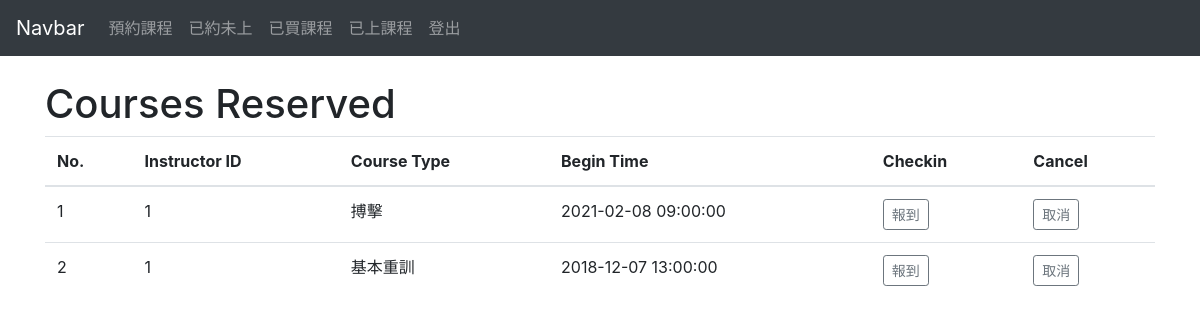
The app's page /Member/coursesReserved.php, older data.
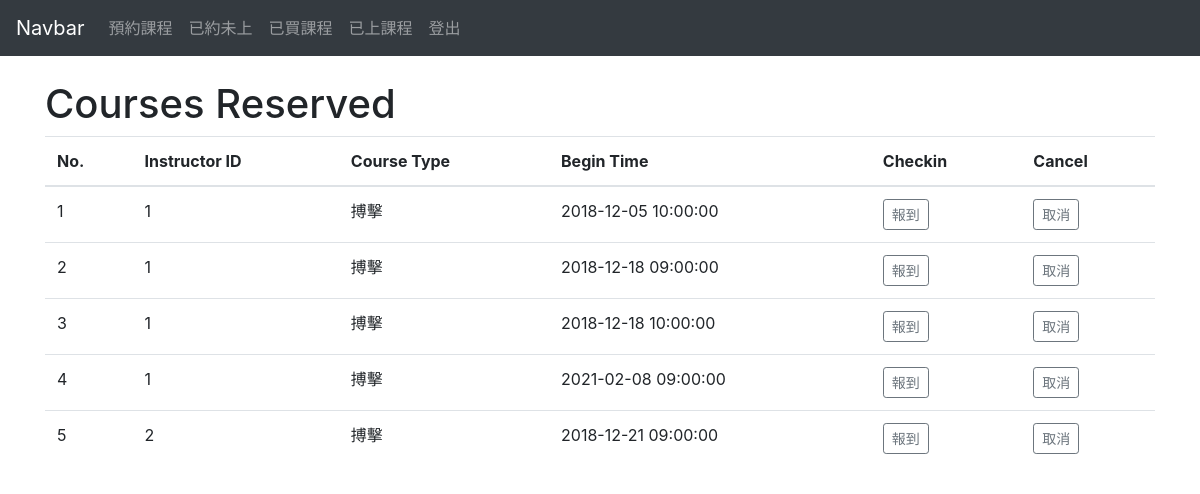
The same page, newer data.
### tables this page shows
CREATE TABLE `appoint` (
  `Course_ID` int(6) NOT NULL,
  `I_ID` int(6) NOT NULL,
  `Begin_Time` datetime NOT NULL,
  `Status` char(15) NOT NULL DEFAULT 'Appoint'
);

CREATE TABLE `course` (
  `Course_ID` int(6) NOT NULL,
  `M_ID` int(6) NOT NULL,
  `Price` int(6) NOT NULL,
  `Course_Type` varchar(40) DEFAULT NULL,
  `Number_of_Period` int(3) NOT NULL,
  `Remaining_Number` int(3) NOT NULL,
  `Open_Time` datetime NOT NULL DEFAULT CURRENT_TIMESTAMP
);

### Member/coursesReserved.php (the view, shortened to what this page needs)
<?php	require_once('database.php'); ?>
<!DOCTYPE html>
<html lang="en">
<head>
  <link rel="stylesheet" href="https://stackpath.bootstrapcdn.com/bootstrap/4.1.3/css/bootstrap.min.css">
</head>
<body>
<?php echo file_get_contents('../navbar_M.html'); ?>
<div class="container">
	<br>
	<h1>Courses Reserved</h1>
</div>
<div class="container">
<table  class="table table-hover" cellpadding="2" cellspacing="2">
	  <thead>
		<tr>
		<th>No.</th>
		<th>Instructor ID</th>
		<th>Course Type</th>
		<th>Begin Time</th>
		<th>Checkin</th>
		<th>Cancel</th>
		</tr>
	  </thead>
  	  <tbody>
  	  	<form id="myform" action="updateDB.php" method="POST">
		<?php
		$sessionID=1;
		$result = mysqli_query($mysqli, "
		SELECT `I_ID`, `Course_Type`, `Begin_Time`, `appoint`.`Course_ID`
		FROM `appoint`,  `course`
		WHERE `M_ID`= '$sessionID' AND `status`='Appoint' AND `appoint`.`Course_ID`=`course`.`Course_ID`
		");
		$i=0;
		while($query_data = mysqli_fetch_row($result)) {
		  echo "<tr><td>",$i+1,"</td>";
		  echo "<td>",$query_data[0], "</td>",
			   "<td>",$query_data[1], "</td>",
			   "<td>",$query_data[2], "</td>";
		  echo "<td> <input onClick='updateIndexValueInHiddenInput(",$i,")' type='submit' class='btn btn-outline-secondary btn-sm' name='rollinbtn' value='報到'> </td>";
		  echo "<td> <input onClick='updateIndexValueInHiddenInput(",$i,")' type='submit' class='btn btn-outline-secondary btn-sm' name='cancelbtn' value='取消'></td>";
		  echo "</tr>";
		  $i++;
		}
		?>
		</form>
	  </tbody>
</table>
</div>
</body>
</html>

Row changes from the older to the newer data that the page shows:
no longer on this page (row edited): appoint: I_ID "1", Course_ID.Course_Type "基本重訓", Begin_Time "2018-12-07 13:00:00"
added appoint: I_ID "1", Course_ID.Course_Type "搏擊", Begin_Time "2018-12-05 10:00:00"
added appoint: I_ID "1", Course_ID.Course_Type "搏擊", Begin_Time "2018-12-18 09:00:00"
added appoint: I_ID "1", Course_ID.Course_Type "搏擊", Begin_Time "2018-12-18 10:00:00"
added appoint: I_ID "2", Course_ID.Course_Type "搏擊", Begin_Time "2018-12-21 09:00:00"
